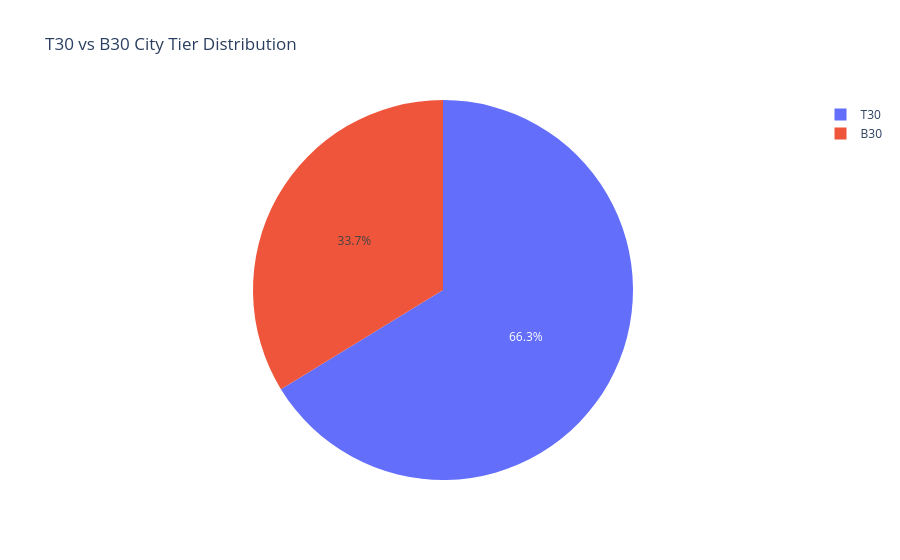

Notebook cell for this chart:
### Code cell
city_tier_counts = transactions['city_tier'].value_counts()

fig = px.pie(
    values=city_tier_counts.values,
    names=city_tier_counts.index,
    title="T30 vs B30 City Tier Distribution"
)

fig.show()

### Figure 1 — Plotly figure (JSON) as saved in the notebook; plotly's stock layout.template omitted (floating-point values rounded to 4 significant figures)
{"data": [{"domain": {"x": [0, 1], "y": [0, 1]}, "hovertemplate": "label=%{label}<br>value=%{value}<extra></extra>", "labels": ["T30", "B30"], "legendgroup": "", "name": "", "showlegend": true, "type": "pie", "values": [21719, 11059]}], "layout": {"legend": {"tracegroupgap": 0}, "title": {"text": "T30 vs B30 City Tier Distribution"}}}
